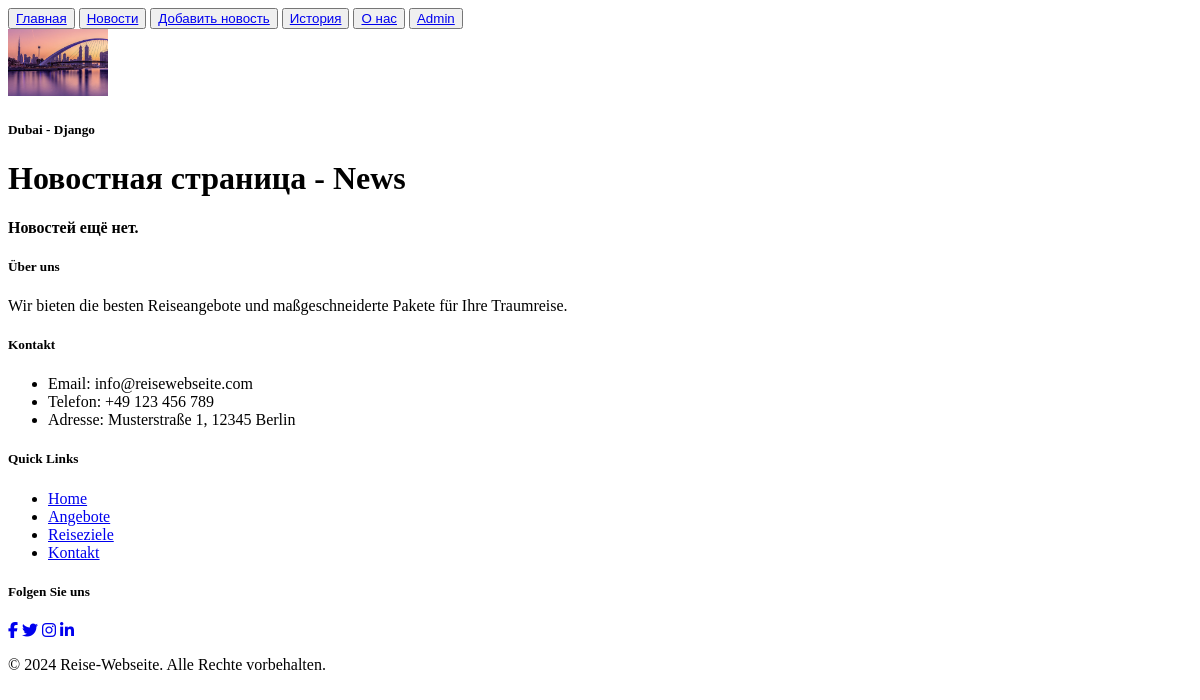
/news, run on an earlier commit of the app's database.
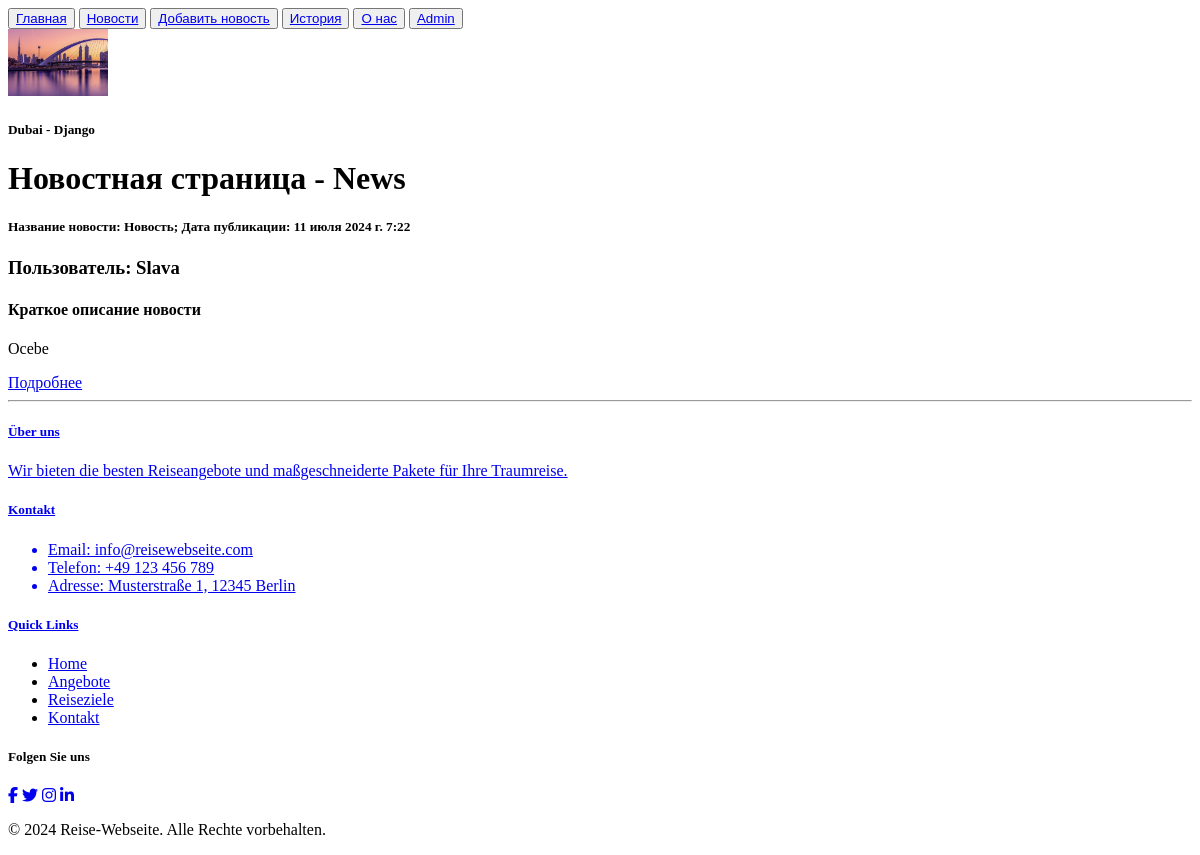
And on a later commit of the database.
### main/models.py (models this page shows, shortened)
class NewsPost(models.Model):
    title = models.CharField('Название новости', max_length=50)
    melder = models.CharField('Пользователь', max_length=50)
    short_description = models.CharField('Краткое описание новости', max_length=200)
    text = models.TextField('Новость')
    pub_date = models.DateTimeField('Дата публикации')
    class Meta:
        verbose_name = 'Новость'
        verbose_name_plural = 'Новости'

### main/views.py (the view)
# urls.py: path('news', views.news, name='news'),
def news(request):
    newss = NewsPost.objects.all()
    return render(request, 'news/news.html', {'newss': newss})

### news/templates/news/news.html (shortened to what this page needs)
{% extends 'main/layouts.html' %}
{% block content %}
<h1>Новостная страница - News</h1>
{% if newss %}
	{% for new in newss %}
		<div class="card">
			<div class="card" style="width: 30rem;">
				<div class="card-body">
					<h5 class="card-title">Название новости: {{ new.title }}; Дата публикации: {{ new.pub_date }}</h5>
					<h3>Пользователь: {{ new.melder }} </h3>
					<h4>Краткое описание новости</h4>
					<p class="card-text">{{ new.short_description }}</p>
					<a href="#" class="btn btn-primary" > Подробнее</а>
				</div>
			</div>
		</div>
<hr>
	{% endfor %}
{% else %}
		<h4>Новостей ещё нет.</h4>
{% endif %}
{% endblock %}

### main/templates/main/layouts.html (shortened to what this page needs)
{% load static %}
<!DOCTYPE html>
<html lang="en">
<head>
</head>
<body>
    {% include 'main/menu.html'%}
    <div class="container">
        <div class="row mt-4">
            <aside class="col-md-3">
                <div class="card">
                    <img src="{% static 'main/img/dubai.jpg' %}" class="card-img-top" alt="Dubai" width="100px">
                    <div class="card-body">
                        <h5 class="card-title">Dubai - Django</h5>
                    </div>
                </div>
            </aside>
            <main class="col-md-9">
                {% block content %}
                {% endblock %}
            </main>
        </div>
    </div>
    {% include 'main/foot.html'%}
</body>
</html>

### main/templates/main/menu.html (shortened to what this page needs)
<nav class="navbar navbar-expand-lg navbar-light bg-light">
  <div class="container-fluid">
    <div class="collapse navbar-collapse" id="navbarNavAltMarkup">
      <div class="navbar-nav">
        <button class="navbar-toggler" type="button" data-bs-toggle="collapse" data-bs-target="#navbarNavAltMarkup" aria-controls="navbarNavAltMarkup" aria-expanded="false" aria-label="Toggle navigation">
          <a class="nav-link active" aria-current="page" href="{% url 'home' %}">Главная</a>
        </button>
        <button class="navbar-toggler" type="button" data-bs-toggle="collapse" data-bs-target="#navbarNavAltMarkup" aria-controls="navbarNavAltMarkup" aria-expanded="false" aria-label="Toggle navigation">
          <a class="nav-link active" aria-current="page" href="{% url 'news' %}">Новости</a>
        </button>
         <button class="navbar-toggler" type="button" data-bs-toggle="collapse" data-bs-target="#navbarNavAltMarkup" aria-controls="navbarNavAltMarkup" aria-expanded="false" aria-label="Toggle navigation">
          <a class="nav-link active" aria-current="page" href="{% url 'add_news' %}">Добавить новость</a>
        </button>
        <button class="navbar-toggler" type="button" data-bs-toggle="collapse" data-bs-target="#navbarNavAltMarkup" aria-controls="navbarNavAltMarkup" aria-expanded="false" aria-label="Toggle navigation">
          <a class="nav-link active" aria-current="page" href="{% url 'history' %}">История</a>
        </button>
        <button class="navbar-toggler" type="button" data-bs-toggle="collapse" data-bs-target="#navbarNavAltMarkup" aria-controls="navbarNavAltMarkup" aria-expanded="false" aria-label="Toggle navigation">
          <a class="nav-link active" aria-current="page" href="{% url 'about' %}">О нас</a>
        </button>
        <button class="navbar-toggler" type="button" data-bs-toggle="collapse" data-bs-target="#navbarNavAltMarkup" aria-controls="navbarNavAltMarkup" aria-expanded="false" aria-label="Toggle navigation">
          <a class="nav-link active" aria-current="page" href="{% url 'admin' %}">Admin</a>
        </button>
      </div>
    </div>
  </div>
</nav>

### main/templates/main/foot.html
<footer class="bg-dark text-white mt-4">
        <div class="container py-4">
            <div class="row">
                <div class="col-md-3">
                    <h5>Über uns</h5>
                    <p>Wir bieten die besten Reiseangebote und maßgeschneiderte Pakete für Ihre Traumreise.</p>
                </div>
                <div class="col-md-3">
                    <h5>Kontakt</h5>
                    <ul class="list-unstyled">
                        <li>Email: info@reisewebseite.com</li>
                        <li>Telefon: +49 123 456 789</li>
                        <li>Adresse: Musterstraße 1, 12345 Berlin</li>
                    </ul>
                </div>
                <div class="col-md-3">
                    <h5>Quick Links</h5>
                    <ul class="list-unstyled">
                        <li><a href="#" class="text-white">Home</a></li>
                        <li><a href="#" class="text-white">Angebote</a></li>
                        <li><a href="#" class="text-white">Reiseziele</a></li>
                        <li><a href="#" class="text-white">Kontakt</a></li>
                    </ul>
                </div>
                <div class="col-md-3">
                    <h5>Folgen Sie uns</h5>
                    <a href="#" class="text-white mr-2"><i class="fab fa-facebook-f"></i></a>
                    <a href="#" class="text-white mr-2"><i class="fab fa-twitter"></i></a>
                    <a href="#" class="text-white mr-2"><i class="fab fa-instagram"></i></a>
                    <a href="#" class="text-white mr-2"><i class="fab fa-linkedin-in"></i></a>
                </div>
            </div>
        </div>
        <div class="bg-secondary text-center py-2">
            <p class="mb-0">&copy; 2024 Reise-Webseite. Alle Rechte vorbehalten.</p>
        </div>
    </footer>

What changed in the data, as far as the page shows it:
added NewsPost: title "Новость", pub_date "11 июля 2024 г. 7:22", melder "Slava", short_description "Ocebe"
Also different on the page:
text no longer shown: "Новостей ещё нет."
